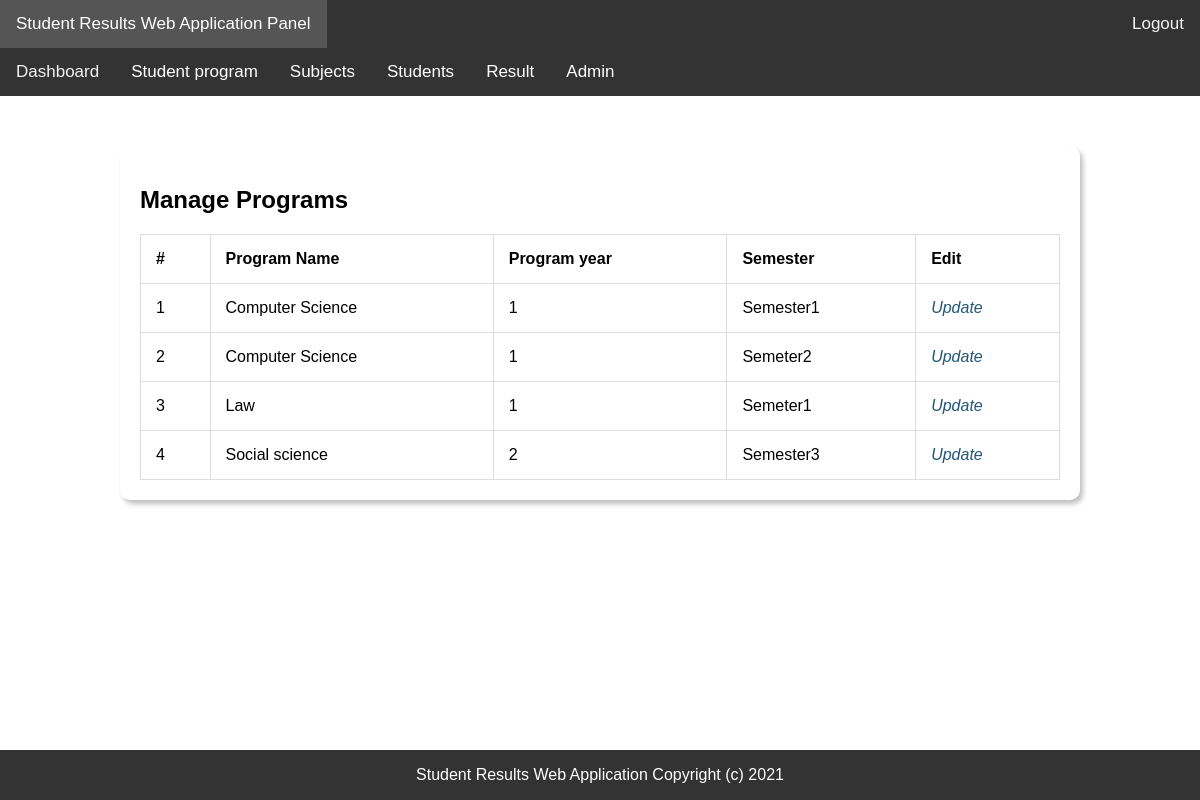
/manage-classes.php, run on the app's committed database.
### tables this page shows
CREATE TABLE IF NOT EXISTS `tblclasses` (
  `id` int(11) NOT NULL AUTO_INCREMENT,
  `ClassName` varchar(255) DEFAULT NULL,
  `ClassNameNumeric` int(10) NOT NULL,
  `Section` varchar(50) NOT NULL,
  PRIMARY KEY (`id`)
);

### manage-classes.php (the view, shortened to what this page needs)
<?php
include('includes/config.php');
if (strlen($_SESSION['alogin']) == "") {
    header("Location: index.php");
} else {
?>
    <!DOCTYPE html>
    <html lang="en">
    <head>
        <link rel="stylesheet" href="css/custom.css?v=<?php echo time(); ?>" media="screen">
    </head>
    <body class="top-navbar-fixed">
        <div class="main-wrapper">
            <?php include('includes/topbar.php'); ?>
            <div class="content-wrapper">
                <div class="content-container">
                    <?php include('includes/leftbar.php'); ?>
                    <div class="main-page">
                        <h2 class="title">Manage Programs</h2>
                        <table id="example" class="display table table-striped table-bordered" cellspacing="0" width="100%">
                            <thead>
                                <tr>
                                    <th>#</th>
                                    <th>Program Name</th>
                                    <th>Program year</th>
                                    <th>Semester</th>
                                    <th>Edit</th>
                                </tr>
                            </thead>
                            <tbody>
                                <?php $sql = "SELECT * from tblclasses";
                                $query = $dbh->prepare($sql);
                                $query->execute();
                                $results = $query->fetchAll(PDO::FETCH_OBJ);
                                $cnt = 1;
                                if ($query->rowCount() > 0) {
                                    foreach ($results as $result) {   ?>
                                        <tr>
                                            <td><?php echo htmlentities($cnt); ?></td>
                                            <td><?php echo htmlentities($result->ClassName); ?></td>
                                            <td><?php echo htmlentities($result->ClassNameNumeric); ?></td>
                                            <td><?php echo htmlentities($result->Section); ?></td>
                                            <td>
                                                <a href="edit-class.php?classid=<?php echo htmlentities($result->id); ?>"><i title="Edit Record">Update</i> </a>
                                            </td>
                                        </tr>
                                <?php $cnt = $cnt + 1;
                                    }
                                } ?>
                            </tbody>
                        </table>
                    </div>
                </div>
            </div>
        </div>
        <?php include('includes/footer.php'); ?>
    </body>
    </html>
<?php } ?>

### css/custom.css (style rules this page uses)
*, *::before, *::after { box-sizing: border-box; }
body { margin:0; font-family: Verdana, Arial, Tahoma, Serif; }
.main-page { width: 80%; margin:0 auto; margin-top: 50px; padding:20px; box-shadow: 3px 4px 5px rgba(0,0,0,0.25); border-radius:10px; height: auto; margin-bottom: 200px; }

### manage-classes.php (style rules this page uses)
table, td, th { border: 1px solid #ddd; text-align: left; }
table { border-collapse: collapse; width: 100%; }
th, td { padding: 15px; }
td a { text-decoration: none; color: #22577A; }

### data on the page
tblclasses: ClassName "Computer Science", ClassNameNumeric "1", Section "Semester1"
tblclasses: ClassName "Computer Science", ClassNameNumeric "1", Section "Semeter2"
tblclasses: ClassName "Law", ClassNameNumeric "1", Section "Semeter1"
tblclasses: ClassName "Social science", ClassNameNumeric "2", Section "Semester3"
